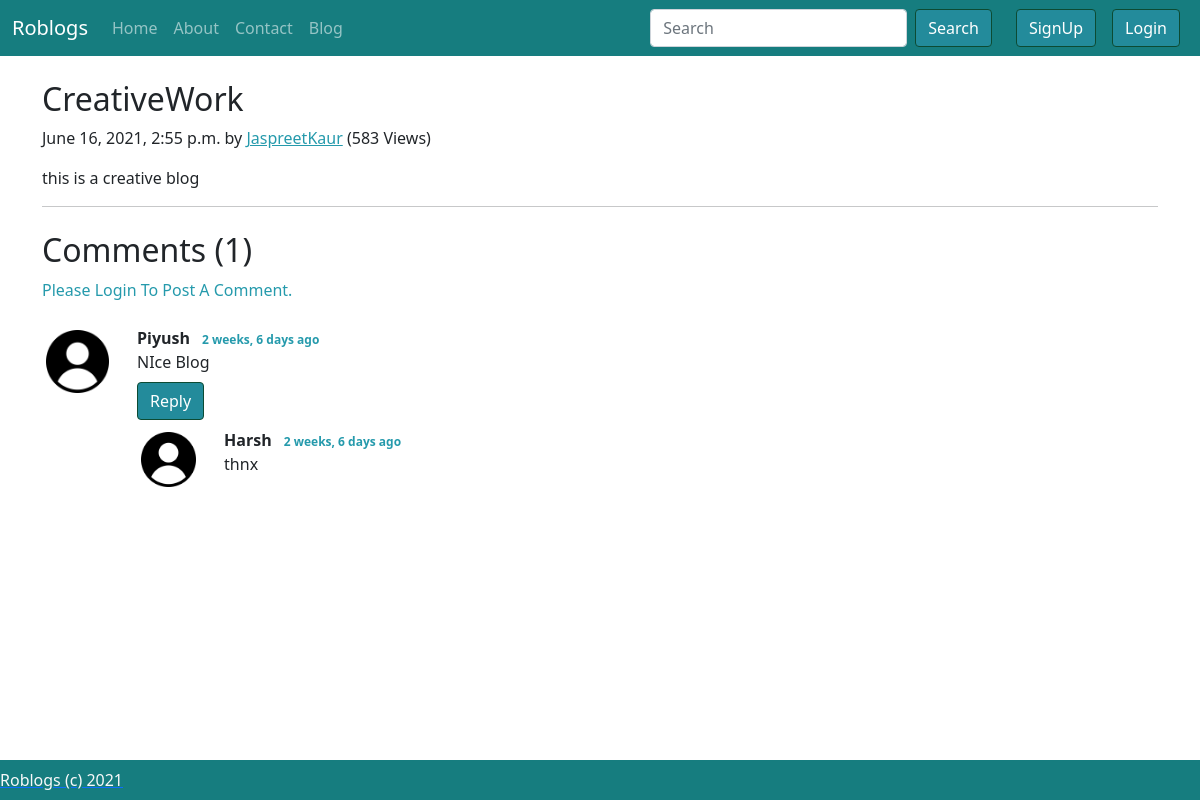
Screenshot of /blog/creative-blog with the database file from the repository.
### Blog/models.py (models this page shows, shortened)
class Post(models.Model):
    sno = models.AutoField(primary_key=True)
    title = models.CharField(max_length=255)
    category = models.CharField(max_length=255, default='Interesting')
    content = models.TextField()
    slug = models.CharField(max_length=130, default='slug')
    views = models.IntegerField(default=0)
    author = models.CharField(max_length=100)
    timeStamp = models.DateTimeField(blank=True)
    class Meta:
        ordering = ['-views']

class BlogComment(models.Model):
    sno = models.AutoField(primary_key=True)
    comment = models.TextField()
    user = models.ForeignKey(User, on_delete=models.CASCADE)
    post = models.ForeignKey(Post, on_delete=models.CASCADE)
    parent = models.ForeignKey('self', on_delete=models.CASCADE, null=True)
    timestamp = models.DateTimeField(default=now)

### Blog/views.py (the view)
# urls.py: path('<str:slug>', views.blogPost, name="blogPost"),
def blogPost(request, slug):
    post=Post.objects.filter(slug=slug).first()
    post.views += 1
    post.save()
    comments= BlogComment.objects.filter(post=post, parent=None)
    replies= BlogComment.objects.filter(post=post).exclude(parent=None)
    replyDict={}
    for reply in replies:
        if reply.parent.sno not in replyDict.keys():
            replyDict[reply.parent.sno]=[reply]
        else:
            replyDict[reply.parent.sno].append(reply)
    context={'post':post, 'comments': comments, 'user': request.user, 'replyDict': replyDict}
    return render(request, "blog/blogPost.html", context)

### Blog/templatetags/extras.py (called while the page is built)
@register.filter(name='get_val')
def get_val(dict, key):
    return dict.get(key)

### templates/blog/blogPost.html (shortened to what this page needs)
{% extends 'base.html' %}
{% block body %}
<div class="container my-6">
  <article class="blog-post my-4">
    <h2 class="blog-post-title">{{post.title}}</h2>
    <p class="blog-post-meta">{{post.timeStamp}} by <a class='body-fg body-link' href="/about">{{post.author}}</a><span> ({{post.views}} Views)</span></p>
    <p>{{post.content|safe}}</p>
    <hr>
  </article>
</div>
{% load static %}
{% load humanize %}
{% load extras %}
<div class="container">
  <h2>Comments ({{comments.count}})</h2>
  <div class="my-2">
    {% if user.is_authenticated %}
    <form action="/blog/postComment" method="post">
      {% csrf_token %}
      <div class="form-group my-3 ">
        <div class="row g-2 align-items-center">
          <div class="col-md-11">
            <input type="text" id="comment" name="comment" class="form-control" placeholder="Enter Comment Here">
          </div>
          <div class="col-md-1">
            <button type="submit" class="btn body-green">Comment</button>
          </div>
        </div>
        <input type="hidden" name="parentSno" value="">
        <input type="hidden" name="postSno" value="{{post.sno}}">
      </div>
    </form>
    {% else %}
    <p class="body-fg">Please Login To Post A Comment.</p>
    {% endif %}
  </div>
  {% for comment in comments %}
  <div class="row my-3 mt-4">
    <div class="col-md-1">
      <img class="rounded mx-auto d-block w-100 p-1" src="{% static 'profiles/user.png' %}" alt="user">
    </div>
    <div class="col-md-11">
      <b>{{comment.user.username}}</b> <span class="badge badge-color">{{comment.timestamp|naturaltime}}</span>
      <div>{{comment.comment}}</div>
      <div class="reply mx-0">
        <button class="btn body-green mt-2" type="button" data-bs-toggle="collapse"
          data-bs-target="#replyBox{{comment.sno}}" aria-expanded="false" aria-controls="replyBox{{comment.sno}}">
          Reply
        </button>
        <div class="replies">
          {% for reply in replyDict|get_val:comment.sno %}
          <div class="row mt-2">
            <div class="col-md-1">
              <img class="rounded mx-auto d-block w-100 p-1" src="{% static 'profiles/user.png' %}" alt="user">
            </div>
            <div class="col-md-11">
              <b>{{reply.user.username}}</b> <span class="badge badge-color">{{reply.timestamp|naturaltime}}</span>
              <div>{{reply.comment}}</div>
            </div>
          </div>
          {% endfor %}
        </div>
      </div>
    </div>
  </div>
  {% endfor %}
</div>
{% endblock body %}

### static/css/style.css (style rules this page uses)
.body-fg { color: #259aac; }
.badge-color { color: #259aac; background-color: bg-light; }
.body-link { color: #259aac; }
.body-green, .btn-linked { background-color: #238b9b; color: white; border-color: #0C4B33; }

### rows the page displays
Post: title "CreativeWork", timeStamp "June 16, 2021, 2:55 p.m.", author "JaspreetKaur", views "583", content "this is a creative blog"
BlogComment: user.username "Piyush", timestamp "2 weeks, 6 days ago", comment "NIce Blog"
BlogComment: user.username "Harsh", timestamp "2 weeks, 6 days ago", comment "thnx"

### other values shown
{{ comments.count }} "1"
